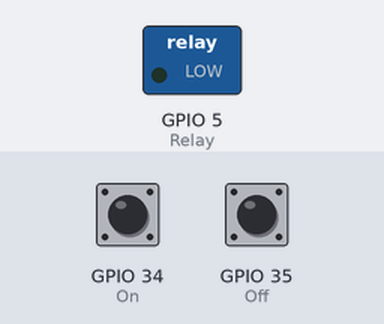
The sketch below on a simulated ESP32. Parts: switched loads named in the sketch (green lamp = pin HIGH). The test bench sets the inputs (shaded band); at power-on: GPIO 35 (Off) HIGH, GPIO 34 (On) HIGH.

Above: at 1.2 s.
1.3 s: GPIO 35 (Off) driven LOW
At 1.8 s:
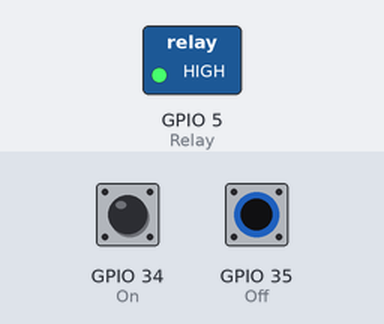
2.8 s: GPIO 35 (Off) driven HIGH
At 3.4 s:
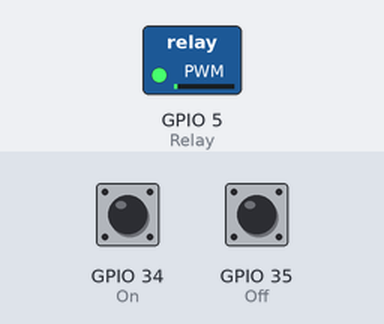
4.3 s: GPIO 35 (Off) driven LOW
At 5.3 s:
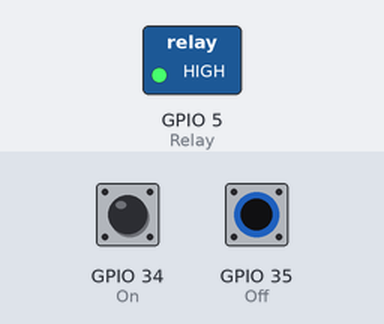
Timing chart, 0 to 7.3 s (numbered marks = the images above; inputs shaded):
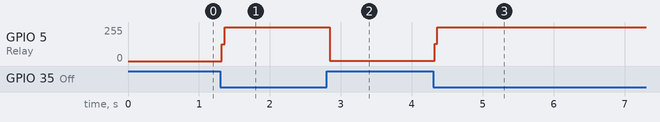

The sketch:

sketch.ino
```cpp
const int On= 34;
const int Off = 35;
const int Relay = 5;
void setup()
{
  pinMode(On, INPUT);
  pinMode(Off, INPUT);
  pinMode(Relay, OUTPUT);
}

void loop()
{
  int a=digitalRead(On);
  int b=digitalRead(Off);
  if(a==HIGH)
  {
    digitalWrite(Relay, HIGH);
  }
  if(b==HIGH)
  {
    digitalWrite(Relay, LOW);
  }
 }
```

Measured:
- after the input at 1.3 s, GPIO 5 (Relay): 0/255 → 255/255 at once
- after the input at 2.8 s, GPIO 5 (Relay): 255/255 → 2/255 at once
- after the input at 4.3 s, GPIO 5 (Relay): 2/255 → 255/255 at once
